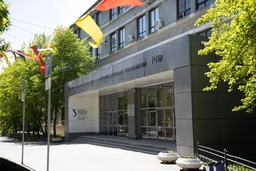
#> input picture rtf.jpg, 256 x 171 px, shrunk from 1280 x 853 before the run
$ python new_filter_with_filename.py
#> lines starting #> are read from the running program, lines starting #| are printed output that depends on the picture
from PIL import Image
import numpy as np

def get_grayscale(i, width, width_mosaic, j, height, height_mosaic, gray, matrix):
    """
    Функция, возвращающая степень оттенков серых
    :param width: ширина самого рисунка
    :param width_mosaic: ширина мозаики
    :param height: высота самого рисунка
    :param height_mosaic: высота мозаики
    :param gray: степень оттенков серых
    :param matrix: мозаика
    :return: возвращает степень оттенков серых
    >>> get_grayscale(0, 110, 100, 0, 110, 100, 5, [[[100, 110, 120]]])
    1
    """

    for cur_width in range(i, min(i + width // width_mosaic, width)):
        for cur_height in range(j, min(j + height // height_mosaic, height)):
            red = matrix[cur_width][cur_height][0]
            green = matrix[cur_width][cur_height][1]
            blue = matrix[cur_width][cur_height][2]
            gray += (int(red) + int(green) + int(blue)) / 3
    return int(gray // 100)


def create_grey_picture(x, width, width_mosaic, y, height, height_mosaic, grayscale_step, grayscale, matrix):
    """
    Функция, возвращающая картинку в степени оттенка серого
    :param width: ширина самой картинки
    :param width_mosaic: ширина мозаики
    :param height: высота самой картинки
    :param height_mosaic: высота мозаики
    :param grayscale_step: шаг градации серого
    :param grayscale: оттенок серого
    :return: картинка в степени оттенка серого
    >>> create_grey_picture(0, 110, 100, 0, 110, 100, 10, 512, [[[100, 110, 120]]])
    [[[50000, 50000, 50000]]]
    """
    for cur_width in range(x, min(x + width // width_mosaic, width)):
        for cur_height in range(y, min(y + height // height_mosaic, height)):
            matrix[cur_width][cur_height] = [int(grayscale // 50 * grayscale_step) * grayscale_step * 50] * 3
    return matrix


img = Image.open("rtf.jpg")
#> img is the input picture: PIL image 256x171 RGB; mean R, G, B 119.8, 121.8, 101.8
matrix = np.array(img)
width = len(matrix)
#> width = 171
height = len(matrix[1])
#> height = 256

width_mosaic = 10
height_mosaic = 10
grayscale_step = 50

i = 0
while i < width - 1:
    j = 0
    while j < height - 1:
        grayscale = get_grayscale(i, width, width_mosaic, j, height, height_mosaic, grayscale_step, matrix)
        matrix = create_grey_picture(i, width, width_mosaic, j, height, height_mosaic, grayscale_step,
                                     grayscale, matrix)
        j = j + height // height_mosaic
    i = i + width // width_mosaic
#> this loop made 10 passes
#> i on passes 1 to 10: 17, 34, 51, 68, 85, 102, 119, 136, 153, 170
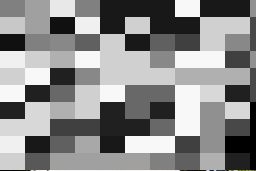
#> matrix: shape (171, 256, 3); mean R, G, B 137.9, 137.9, 137.9
#> after the loop, i = 170
res = Image.fromarray(matrix)
res.save('res.jpg')

$ run again, with img2.jpg copied over rtf.jpg
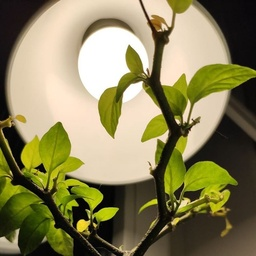
#> input picture img2.jpg, 256 x 256 px, shrunk from 750 x 750 before the run
#> img is the input picture: PIL image 256x256 RGB; mean R, G, B 136.4, 129.3, 88.2
#> width = 256
#> the loop `while i < width - 1:` made 11 passes
#> i on passes 1 to 8: 25, 50, 75, 100, 125, 150, 175, 200
#> after the loop `while i < width - 1:`:
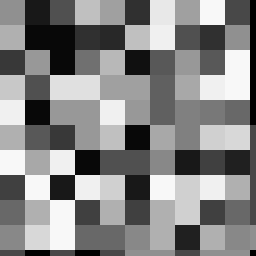
#> matrix: shape (256, 256, 3); min 0, max 248, mean 133
#> after the loop `while i < width - 1:`: i = 275

$ run again, with img-test.png saved as rtf.jpg
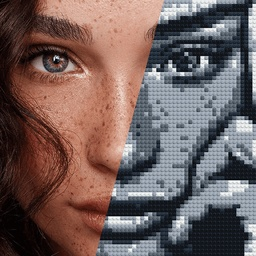
#> input picture img-test.png, 256 x 256 px, shrunk from 500 x 500 before the run
#> img is the input picture: PIL image 256x256 RGB; mean R, G, B 112.6, 94.1, 91.6
#> width = 256
#> the loop `while i < width - 1:` made 11 passes
#> i on passes 1 to 8: 25, 50, 75, 100, 125, 150, 175, 200
#> after the loop `while i < width - 1:`:
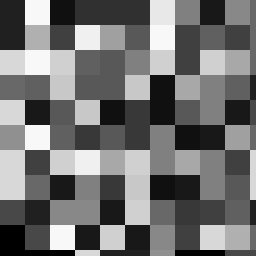
#> matrix: shape (256, 256, 3); min 0, max 248, mean 113.8
#> after the loop `while i < width - 1:`: i = 275
